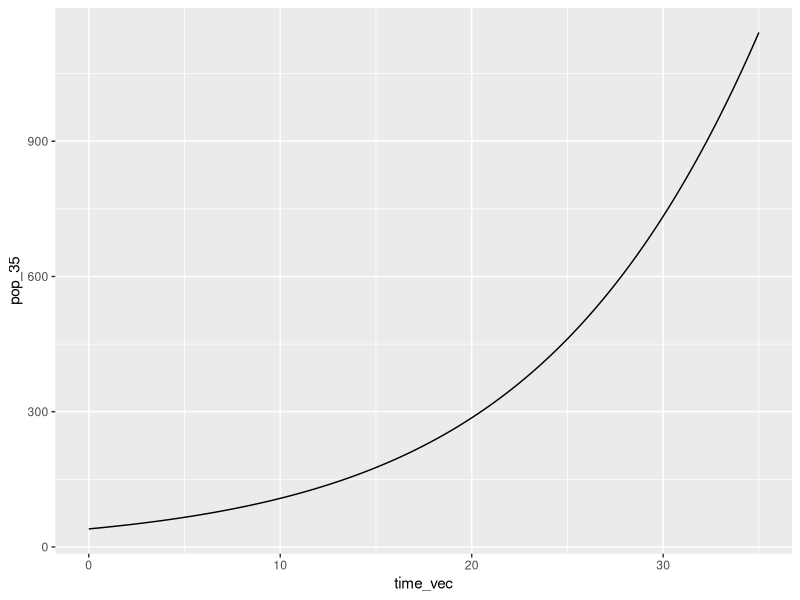
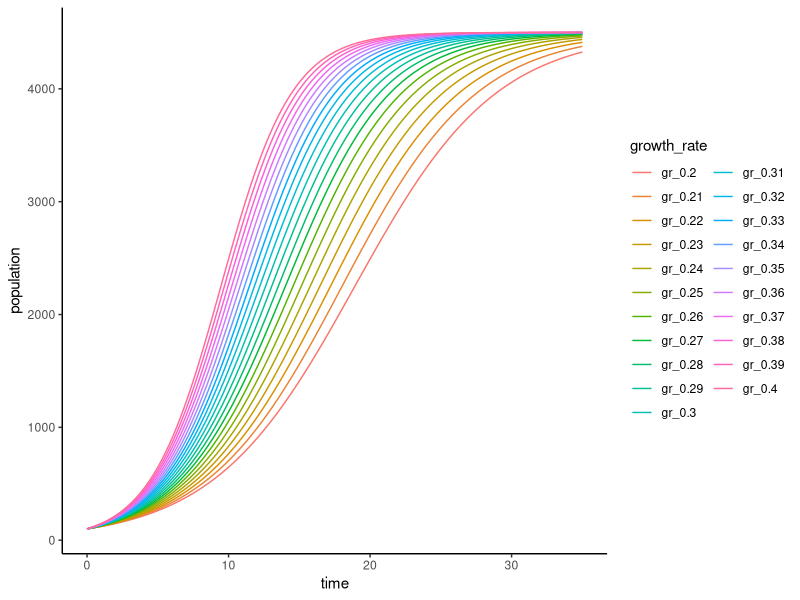

Reproduce these figures in R, in order. (Note: this script raises an error after producing the figures.)
## ---- chunk 1
knitr::opts_chunk$set(echo = TRUE)
library(tidyverse)
## ---- chunk 2
file_prefix <- c("temp", "ph", "salinity")
file_suffix <- c(1, 2, 3, 4, 5)

for (i in seq_along(file_prefix)) {
  for (j in seq_along(file_suffix)) {
    print(paste0(file_prefix[i], "_", file_suffix[j]))
  }
}
## ---- chunk 3
odds <- c(1, 3, 5)
evens <- c(2, 4, 6, 8)

for (i in seq_along(odds)) {
  for (j in seq_along(evens)) {
    print(odds[i] * evens[j])
  }
}
## ---- chunk 4
function_name <- function(bird, dog) {
  pets = bird + dog
  return(pets)
}
## ---- chunk 5
exclaim_age <- function(age) {
  print(paste("I am", age, "years old!"))
}

exclaim_age(age = 10)
## ---- chunk 6
quarter_splits <- c(1.0, 1.1, 1.2, 1.1, 1.4, 1.5, 1.6, 1.4)

#you could create empty vector here to store outputs in

for (i in seq_along(quarter_splits)) {
  val = quarter_splits[i] + quarter_splits[i + 1]
  print(val)
}
## ---- chunk 7
double_this <- function(my_value) {
  print(2 * my_value)
}

double_this(200) #or
double_this(my_value = 200)

double_this(c(1, 2, 10, 100, 175)) #func is doing iteration for us...
## ---- chunk 8
exclaim_age <- function(your_name, your_age) {
  print(paste("My name is", your_name, "and I am", your_age, "years old."))
}
exclaim_age(your_name = "Elise", your_age = 25)
## ---- chunk 9
convert_animal_age <- function(animal, human_age) {
  if (animal == "dog") {
    print(human_age * 7)
  } else if (animal == "goat") {
    print(human_age* 4.7)
  } else 
    print("Animal must be dog or goat.")
}

convert_animal_age(animal = "dog", human_age = 12)
convert_animal_age(animal = "pika", human_age = 4)

## ---- chunk 10
dog_choice <- tribble(
  ~dog_name, ~food,
  "Khora", "everything",
  "Teddy", "salmon",
  "Waffle", "pancakes",
  "Banjo", "chicken"
)
## ---- chunk 11
dog_menu <- function(name) {
  my_sub <- filter(dog_choice, dog_name == name)
  print(paste("My name is", my_sub$dog_name, "and my favorite food is", my_sub$food))
}
dog_menu(name = "Waffle")
dog_menu(name = "Banjo")

## ---- chunk 12
# Func iterates over every column in data frame, finds mean. 

#function from scratch (apply col_mean, etc does the same thing)
means_over_columns <- function(df) {
  for (i in seq_along(df)) {
    col_mean <- mean(df[[i]], na.rm = TRUE)
    column_name <- colnames(df[i])
    print(paste("The mean value of", column_name, "is", col_mean))
  }
}

#Example...
means_over_columns(df = mtcars)
means_over_columns(df = faithful)

## ---- chunk 13
apples <- c(1, 2, 3, 4)
price <- c(7, 10, 25)

fruit_out <-matrix(nrow = length(price), ncol = length(apples))

for (i in seq_along(apples)) {
  for (j in seq_along(price)) {
    total_cost <- price[j] * apples[i]
    fruit_out[j, i] <- total_cost #tells you the [row, col] where to place output
  }
}
## ---- chunk 14
first_name <- c("Kiran", "Elise", "Michael")
last_name <- c("Chair", "Table", "Plant", "Desk")

full_name <- matrix(nrow = length(first_name), ncol = length(last_name))

for (i in seq_along(first_name)) {
  for (j in seq_along(last_name)) {
    add_names <- paste(first_name[i], last_name[j])
    full_name[i, j] <- add_names
  }
}
## ---- chunk 15
logistic_growth <- function(N0, K, r, time) {
  Nt <- K / (1 + ((K - N0) / N0) * exp(-r * time))
  print(Nt)
}

#iterate over time for multiple growth rates
#Create a seq of growth rate values:
r_seq <- seq(from = 0.20, to = 0.40, by = 0.01)
time_vec <- seq(from = 0, to = 35, by = 0.1)

#Need to create a MATRIX to store the outputs in :
out_matrix <- matrix(nrow = length(time_vec), ncol = length(r_seq))

#Nested for-loop:
for (i in 1:length(r_seq)) { #outer loop is the growth rates
  for (j in 1:length(time_vec)) { #inner loop is the time seq values
  pop <- logistic_growth(N0 = 100, K = 6000, r = r_seq[i], time = time_vec[j])
  out_matrix[j, i] <- pop #Store the value in the appropriate row, col
  }
  }
## ---- chunk 16
#Ctrl + Alt + X: creates a function
logistic_growth <- function(K, N0, r, time) {
  K / (1 + ((K - N0) / N0) * exp(-r * time))
}

#test function
logistic_growth(K = 5000, N0 = 100, r = 0.07, time = 42)

#iterate over time
time_vec <- seq(from = 0, to = 35, by = 0.1)

pop_35 <- logistic_growth(N0 = 40, K = 8000, r = 0.1, time = time_vec)


#Data vis
pop_time35_df <- data.frame(time_vec, pop_35)

ggplot(data = pop_time35_df, aes(x = time_vec, y = pop_35)) +
         geom_line()
## ---- chunk 17
pop_35_vec <- vector(mode = "numeric", length = length(time_vec))

for (i in seq_along(time_vec)) {
  population <- logistic_growth(N0 = 100, K = 6000, r = 0.27, time = time_vec[i])
  pop_35_vec[i] <- population
}
## ---- chunk 18
r_seq <- seq(from = 0.20, to = 0.4, by = 0.01)
## ---- chunk 19
out_matrix <- matrix(nrow = length(time_vec), ncol = length(r_seq))

for (i in seq_along(r_seq)) {
  for (j in seq_along(time_vec)) {
    pop <- logistic_growth(N0 = 100, K = 4500, r = r_seq[i], time = time_vec[j])
  out_matrix[j, i] <- pop
  }
}

logistic_df <- data.frame(out_matrix, time = time_vec)
colnames(logistic_df) <- c(paste0("gr_", r_seq), "time")

logistic_df_long <- logistic_df |> 
  pivot_longer(cols = -time, values_to = "population", names_to = "growth_rate")

ggplot(data = logistic_df_long, aes(x = time, y = population)) +
  geom_line(aes(color = growth_rate)) +
  theme_classic()
  
## ---- chunk 20
calc_wind_power <- function(rho, radius, windspeed) {
  
  if (windspeed > 130) {
    warning("That's fast. Are you sure?")
  }
  
  if (rho > 1.225) {
    warning("That air density is suspicious.")
  }
  
  if (radius < 0) {
    stop("Rotor radius must be a positive value in meters.")
  }
  
  0.3*rho*pi*(radius^2)*(windspeed^3)
}


calc_wind_power(1.225, -6, 15)
